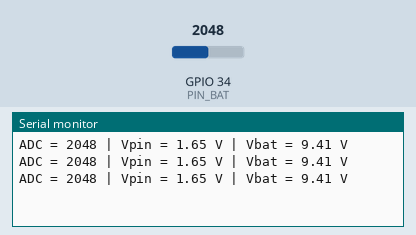
Recording of a sketch running on a simulated ESP32. Shown: the last lines printed to the serial monitor. The inputs (shaded band) are chosen by the test bench; at power-on: GPIO 34 (PIN_BAT) = 2048.

Above: at 1.2 s.
1.3 s: GPIO 34 (PIN_BAT) set to 1060
At 1.9 s:
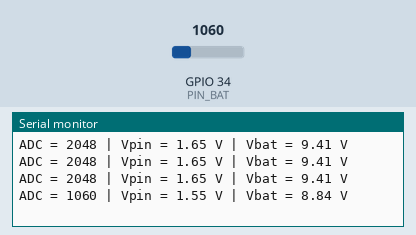
2.8 s: GPIO 34 (PIN_BAT) set to 974
At 3.4 s:
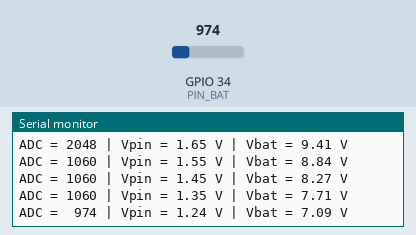
5.0 s: GPIO 34 (PIN_BAT) set to 111
At 5.4 s:
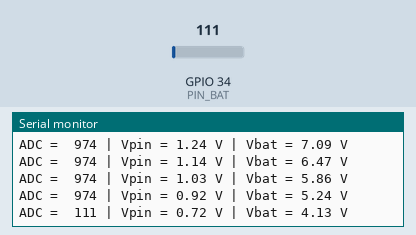
6.5 s: GPIO 34 (PIN_BAT) set to 88
At 6.9 s:
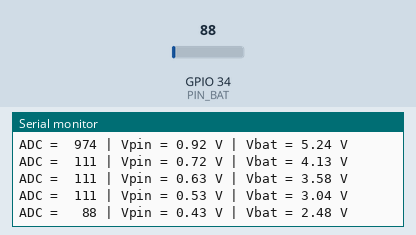
Timing chart, 0 to 9.5 s (numbered marks = the images above; inputs shaded):
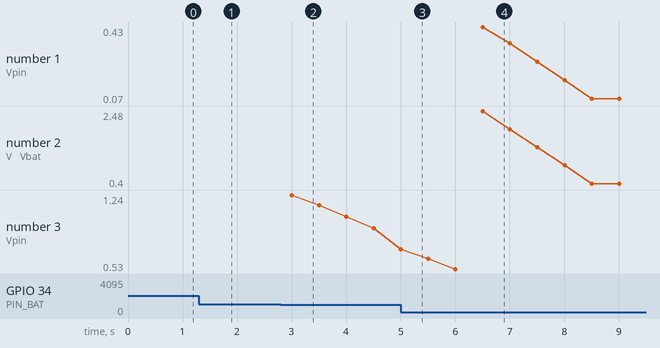

The sketch:

T2_Reto5_Divisor_bateria.ino
```cpp
// Taller 2 - Reto 5: divisor de tension para medir una bateria de 12 V
// R1 = 47 kOhm (lado bateria), R2 = 10 kOhm (lado GND), salida al GPIO 34 (ADC1)

const int PIN_BAT = 34;    // salida del divisor
const float R1 = 47000.0;  // resistencia del lado de la bateria
const float R2 = 10000.0;  // resistencia del lado de GND
const float FACTOR = (R1 + R2) / R2;   // deshace la division
const int VENTANA = 8;     // promedio movil del reto 4

int historial[VENTANA];
int indice = 0;
long suma = 0;

float promedioMovil(int nueva) {
  suma -= historial[indice];
  historial[indice] = nueva;
  suma += nueva;
  indice = (indice + 1) % VENTANA;
  return (float)suma / VENTANA;
}

void setup() {
  Serial.begin(115200);
  int primera = analogRead(PIN_BAT);
  for (int i = 0; i < VENTANA; i++) historial[i] = primera;
  suma = (long)primera * VENTANA;
}

void loop() {
  int cuentas = analogRead(PIN_BAT);
  float filtradas = promedioMovil(cuentas);
  float vPin = filtradas * 3.3 / 4095.0;   // expresion del ADC del ESP32
  float vBat = vPin * FACTOR;              // voltaje real de la bateria
  Serial.printf("ADC = %4d | Vpin = %.2f V | Vbat = %.2f V\n", cuentas, vPin, vBat);
  delay(500);
}
```

Measured:
- the behaviour switches between 1000 and 999 on GPIO 34 (PIN_BAT) (found by bisection; images 1 and 2)
- the behaviour switches between 100 and 99 on GPIO 34 (PIN_BAT) (found by bisection; images 3 and 4)
- after the input at 1.3 s, the serial monitor: prints a new line after 0.20 s (image 1)
- after the input at 2.8 s, the serial monitor: prints a new line after 0.20 s (image 2)
- after the input at 5.0 s, the serial monitor: prints a new line at once (image 3)
- after the input at 6.5 s, the serial monitor: prints a new line at once (image 4)
- plotted number 3: 0.92 → 0.53 after the input at 5.0 s
